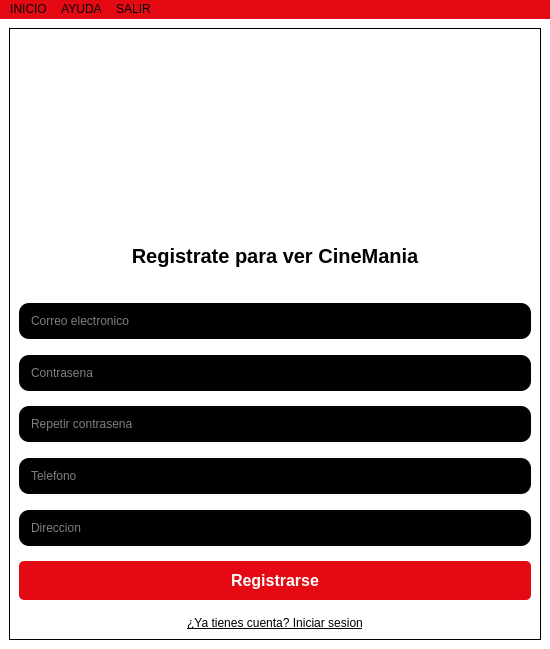
<?xml version="1.0" encoding="UTF-8"?>
<ui version="4.0">
 <class>MainWindow</class>
 <widget class="QMainWindow" name="MainWindow">
  <property name="geometry">
   <rect>
    <x>0</x>
    <y>0</y>
    <width>550</width>
    <height>649</height>
   </rect>
  </property>
  <property name="palette">
   <palette>
    <active>
     <colorrole role="WindowText">
      <brush brushstyle="SolidPattern">
       <color alpha="255">
        <red>0</red>
        <green>0</green>
        <blue>0</blue>
       </color>
      </brush>
     </colorrole>
     <colorrole role="Button">
      <brush brushstyle="SolidPattern">
       <color alpha="255">
        <red>255</red>
        <green>255</green>
        <blue>255</blue>
       </color>
      </brush>
     </colorrole>
     <colorrole role="Light">
      <brush brushstyle="SolidPattern">
       <color alpha="255">
        <red>255</red>
        <green>255</green>
        <blue>255</blue>
       </color>
      </brush>
     </colorrole>
     <colorrole role="Midlight">
      <brush brushstyle="SolidPattern">
       <color alpha="255">
        <red>255</red>
        <green>255</green>
        <blue>255</blue>
       </color>
      </brush>
     </colorrole>
     <colorrole role="Dark">
      <brush brushstyle="SolidPattern">
       <color alpha="255">
        <red>127</red>
        <green>127</green>
        <blue>127</blue>
       </color>
      </brush>
     </colorrole>
     <colorrole role="Mid">
      <brush brushstyle="SolidPattern">
       <color alpha="255">
        <red>170</red>
        <green>170</green>
        <blue>170</blue>
       </color>
      </brush>
     </colorrole>
     <colorrole role="Text">
      <brush brushstyle="SolidPattern">
       <color alpha="255">
        <red>0</red>
        <green>0</green>
        <blue>0</blue>
       </color>
      </brush>
     </colorrole>
     <colorrole role="BrightText">
      <brush brushstyle="SolidPattern">
       <color alpha="255">
        <red>255</red>
        <green>255</green>
        <blue>255</blue>
       </color>
      </brush>
     </colorrole>
     <colorrole role="ButtonText">
      <brush brushstyle="SolidPattern">
       <color alpha="255">
        <red>0</red>
        <green>0</green>
        <blue>0</blue>
       </color>
      </brush>
     </colorrole>
     <colorrole role="Base">
      <brush brushstyle="SolidPattern">
       <color alpha="255">
        <red>255</red>
        <green>255</green>
        <blue>255</blue>
       </color>
      </brush>
     </colorrole>
     <colorrole role="Window">
      <brush brushstyle="SolidPattern">
       <color alpha="255">
        <red>255</red>
        <green>255</green>
        <blue>255</blue>
       </color>
      </brush>
     </colorrole>
     <colorrole role="Shadow">
      <brush brushstyle="SolidPattern">
       <color alpha="255">
        <red>0</red>
        <green>0</green>
        <blue>0</blue>
       </color>
      </brush>
     </colorrole>
     <colorrole role="AlternateBase">
      <brush brushstyle="SolidPattern">
       <color alpha="255">
        <red>255</red>
        <green>255</green>
        <blue>255</blue>
       </color>
      </brush>
     </colorrole>
     <colorrole role="ToolTipBase">
      <brush brushstyle="SolidPattern">
       <color alpha="255">
        <red>255</red>
        <green>255</green>
        <blue>220</blue>
       </color>
      </brush>
     </colorrole>
     <colorrole role="ToolTipText">
      <brush brushstyle="SolidPattern">
       <color alpha="255">
        <red>0</red>
        <green>0</green>
        <blue>0</blue>
       </color>
      </brush>
     </colorrole>
     <colorrole role="PlaceholderText">
      <brush brushstyle="SolidPattern">
       <color alpha="127">
        <red>0</red>
        <green>0</green>
        <blue>0</blue>
       </color>
      </brush>
     </colorrole>
     <colorrole role="Accent">
      <brush brushstyle="SolidPattern">
       <color alpha="255">
        <red>255</red>
        <green>255</green>
        <blue>255</blue>
       </color>
      </brush>
     </colorrole>
    </active>
    <inactive>
     <colorrole role="WindowText">
      <brush brushstyle="SolidPattern">
       <color alpha="255">
        <red>0</red>
        <green>0</green>
        <blue>0</blue>
       </color>
      </brush>
     </colorrole>
     <colorrole role="Button">
      <brush brushstyle="SolidPattern">
       <color alpha="255">
        <red>255</red>
        <green>255</green>
        <blue>255</blue>
       </color>
      </brush>
     </colorrole>
     <colorrole role="Light">
      <brush brushstyle="SolidPattern">
       <color alpha="255">
        <red>255</red>
        <green>255</green>
        <blue>255</blue>
       </color>
      </brush>
     </colorrole>
     <colorrole role="Midlight">
      <brush brushstyle="SolidPattern">
       <color alpha="255">
        <red>255</red>
        <green>255</green>
        <blue>255</blue>
       </color>
      </brush>
     </colorrole>
     <colorrole role="Dark">
      <brush brushstyle="SolidPattern">
       <color alpha="255">
        <red>127</red>
        <green>127</green>
        <blue>127</blue>
       </color>
      </brush>
     </colorrole>
     <colorrole role="Mid">
      <brush brushstyle="SolidPattern">
       <color alpha="255">
        <red>170</red>
        <green>170</green>
        <blue>170</blue>
       </color>
      </brush>
     </colorrole>
     <colorrole role="Text">
      <brush brushstyle="SolidPattern">
       <color alpha="255">
        <red>0</red>
        <green>0</green>
        <blue>0</blue>
       </color>
      </brush>
     </colorrole>
     <colorrole role="BrightText">
      <brush brushstyle="SolidPattern">
       <color alpha="255">
        <red>255</red>
        <green>255</green>
        <blue>255</blue>
       </color>
      </brush>
     </colorrole>
     <colorrole role="ButtonText">
      <brush brushstyle="SolidPattern">
       <color alpha="255">
        <red>0</red>
        <green>0</green>
        <blue>0</blue>
       </color>
      </brush>
     </colorrole>
     <colorrole role="Base">
      <brush brushstyle="SolidPattern">
       <color alpha="255">
        <red>255</red>
        <green>255</green>
        <blue>255</blue>
       </color>
      </brush>
     </colorrole>
     <colorrole role="Window">
      <brush brushstyle="SolidPattern">
       <color alpha="255">
        <red>255</red>
        <green>255</green>
        <blue>255</blue>
       </color>
      </brush>
     </colorrole>
     <colorrole role="Shadow">
      <brush brushstyle="SolidPattern">
       <color alpha="255">
        <red>0</red>
        <green>0</green>
        <blue>0</blue>
       </color>
      </brush>
     </colorrole>
     <colorrole role="AlternateBase">
      <brush brushstyle="SolidPattern">
       <color alpha="255">
        <red>255</red>
        <green>255</green>
        <blue>255</blue>
       </color>
      </brush>
     </colorrole>
     <colorrole role="ToolTipBase">
      <brush brushstyle="SolidPattern">
       <color alpha="255">
        <red>255</red>
        <green>255</green>
        <blue>220</blue>
       </color>
      </brush>
     </colorrole>
     <colorrole role="ToolTipText">
      <brush brushstyle="SolidPattern">
       <color alpha="255">
        <red>0</red>
        <green>0</green>
        <blue>0</blue>
       </color>
      </brush>
     </colorrole>
     <colorrole role="PlaceholderText">
      <brush brushstyle="SolidPattern">
       <color alpha="127">
        <red>0</red>
        <green>0</green>
        <blue>0</blue>
       </color>
      </brush>
     </colorrole>
     <colorrole role="Accent">
      <brush brushstyle="SolidPattern">
       <color alpha="255">
        <red>255</red>
        <green>255</green>
        <blue>255</blue>
       </color>
      </brush>
     </colorrole>
    </inactive>
    <disabled>
     <colorrole role="WindowText">
      <brush brushstyle="SolidPattern">
       <color alpha="255">
        <red>127</red>
        <green>127</green>
        <blue>127</blue>
       </color>
      </brush>
     </colorrole>
     <colorrole role="Button">
      <brush brushstyle="SolidPattern">
       <color alpha="255">
        <red>255</red>
        <green>255</green>
        <blue>255</blue>
       </color>
      </brush>
     </colorrole>
     <colorrole role="Light">
      <brush brushstyle="SolidPattern">
       <color alpha="255">
        <red>255</red>
        <green>255</green>
        <blue>255</blue>
       </color>
      </brush>
     </colorrole>
     <colorrole role="Midlight">
      <brush brushstyle="SolidPattern">
       <color alpha="255">
        <red>255</red>
        <green>255</green>
        <blue>255</blue>
       </color>
      </brush>
     </colorrole>
     <colorrole role="Dark">
      <brush brushstyle="SolidPattern">
       <color alpha="255">
        <red>127</red>
        <green>127</green>
        <blue>127</blue>
       </color>
      </brush>
     </colorrole>
     <colorrole role="Mid">
      <brush brushstyle="SolidPattern">
       <color alpha="255">
        <red>170</red>
        <green>170</green>
        <blue>170</blue>
       </color>
      </brush>
     </colorrole>
     <colorrole role="Text">
      <brush brushstyle="SolidPattern">
       <color alpha="255">
        <red>127</red>
        <green>127</green>
        <blue>127</blue>
       </color>
      </brush>
     </colorrole>
     <colorrole role="BrightText">
      <brush brushstyle="SolidPattern">
       <color alpha="255">
        <red>255</red>
        <green>255</green>
        <blue>255</blue>
       </color>
      </brush>
     </colorrole>
     <colorrole role="ButtonText">
      <brush brushstyle="SolidPattern">
       <color alpha="255">
        <red>127</red>
        <green>127</green>
        <blue>127</blue>
       </color>
      </brush>
     </colorrole>
     <colorrole role="Base">
      <brush brushstyle="SolidPattern">
       <color alpha="255">
        <red>255</red>
        <green>255</green>
        <blue>255</blue>
       </color>
      </brush>
     </colorrole>
     <colorrole role="Window">
      <brush brushstyle="SolidPattern">
       <color alpha="255">
        <red>255</red>
        <green>255</green>
        <blue>255</blue>
       </color>
      </brush>
     </colorrole>
     <colorrole role="Shadow">
      <brush brushstyle="SolidPattern">
       <color alpha="255">
        <red>0</red>
        <green>0</green>
        <blue>0</blue>
       </color>
      </brush>
     </colorrole>
     <colorrole role="AlternateBase">
      <brush brushstyle="SolidPattern">
       <color alpha="255">
        <red>255</red>
        <green>255</green>
        <blue>255</blue>
       </color>
      </brush>
     </colorrole>
     <colorrole role="ToolTipBase">
      <brush brushstyle="SolidPattern">
       <color alpha="255">
        <red>255</red>
        <green>255</green>
        <blue>220</blue>
       </color>
      </brush>
     </colorrole>
     <colorrole role="ToolTipText">
      <brush brushstyle="SolidPattern">
       <color alpha="255">
        <red>0</red>
        <green>0</green>
        <blue>0</blue>
       </color>
      </brush>
     </colorrole>
     <colorrole role="PlaceholderText">
      <brush brushstyle="SolidPattern">
       <color alpha="127">
        <red>127</red>
        <green>127</green>
        <blue>127</blue>
       </color>
      </brush>
     </colorrole>
     <colorrole role="Accent">
      <brush brushstyle="SolidPattern">
       <color alpha="255">
        <red>255</red>
        <green>255</green>
        <blue>255</blue>
       </color>
      </brush>
     </colorrole>
    </disabled>
   </palette>
  </property>
  <property name="windowTitle">
   <string>Registro</string>
  </property>
  <property name="styleSheet">
   <string notr="true"/>
  </property>
  <widget class="QWidget" name="centralWidget">
   <property name="styleSheet">
    <string notr="true">QWidget#centralWidget {
    background-image: url('C:/Users/Dani/Desktop/DAM/Interfaces/Qt/CineMania/wallpape.webp');
    background-repeat: no-repeat;
    background-position: center;
    background-attachment: fixed; 
    background-size: cover;
}

QFrame, QLineEdit, QPushButton {
    background-color: transparent;  /* Hace que los widgets internos sean transparentes y no muestren la imagen */
}</string>
   </property>
   <layout class="QVBoxLayout" name="verticalLayout">
    <item>
     <spacer name="muelle">
      <property name="orientation">
       <enum>Qt::Orientation::Vertical</enum>
      </property>
      <property name="sizeHint" stdset="0">
       <size>
        <width>20</width>
        <height>20</height>
       </size>
      </property>
     </spacer>
    </item>
    <item alignment="">
     <widget class="QFrame" name="frame">
      <property name="styleSheet">
       <string notr="true">background-color: qlineargradient(spread:pad, x1:0, y1:0, x2:1, y2:1, stop:0 rgba(255, 255, 255, 27), stop:1 rgba(255, 255, 255, 255));</string>
      </property>
      <property name="frameShape">
       <enum>QFrame::Shape::StyledPanel</enum>
      </property>
      <property name="frameShadow">
       <enum>QFrame::Shadow::Raised</enum>
      </property>
      <layout class="QVBoxLayout" name="verticalLayout_2">
       <item alignment="">
        <widget class="QLabel" name="Logo">
         <property name="sizePolicy">
          <sizepolicy hsizetype="Fixed" vsizetype="Fixed">
           <horstretch>0</horstretch>
           <verstretch>0</verstretch>
          </sizepolicy>
         </property>
         <property name="minimumSize">
          <size>
           <width>200</width>
           <height>200</height>
          </size>
         </property>
         <property name="maximumSize">
          <size>
           <width>200</width>
           <height>200</height>
          </size>
         </property>
         <property name="layoutDirection">
          <enum>Qt::LayoutDirection::LeftToRight</enum>
         </property>
         <property name="styleSheet">
          <string notr="true">background-color: rgba(255, 255, 255, 0);</string>
         </property>
         <property name="text">
          <string/>
         </property>
         <property name="pixmap">
          <pixmap>Logo_Cinemania.svg</pixmap>
         </property>
         <property name="scaledContents">
          <bool>true</bool>
         </property>
         <property name="alignment">
          <set>Qt::AlignmentFlag::AlignCenter</set>
         </property>
        </widget>
       </item>
       <item>
        <widget class="QLabel" name="labelTitulo">
         <property name="styleSheet">
          <string notr="true">color: black; font-size: 20px; font-weight: bold;
background-color: rgba(255, 255, 255, 0);</string>
         </property>
         <property name="text">
          <string>Registrate para ver CineMania</string>
         </property>
         <property name="alignment">
          <set>Qt::AlignmentFlag::AlignCenter</set>
         </property>
        </widget>
       </item>
       <item>
        <spacer name="muelleV2">
         <property name="orientation">
          <enum>Qt::Orientation::Vertical</enum>
         </property>
         <property name="sizeHint" stdset="0">
          <size>
           <width>20</width>
           <height>30</height>
          </size>
         </property>
        </spacer>
       </item>
       <item>
        <spacer name="muelleV3">
         <property name="orientation">
          <enum>Qt::Orientation::Vertical</enum>
         </property>
         <property name="sizeHint" stdset="0">
          <size>
           <width>20</width>
           <height>20</height>
          </size>
         </property>
        </spacer>
       </item>
       <item>
        <widget class="QLineEdit" name="lineEmail">
         <property name="styleSheet">
          <string notr="true">border-radius: 10px; color: white; padding: 10px;
background-color: rgb(0, 0, 0);
</string>
         </property>
         <property name="placeholderText">
          <string>Correo electronico</string>
         </property>
        </widget>
       </item>
       <item>
        <spacer name="muelleV6">
         <property name="orientation">
          <enum>Qt::Orientation::Vertical</enum>
         </property>
         <property name="sizeHint" stdset="0">
          <size>
           <width>20</width>
           <height>20</height>
          </size>
         </property>
        </spacer>
       </item>
       <item>
        <widget class="QLineEdit" name="linecontra">
         <property name="font">
          <font>
           <bold>false</bold>
          </font>
         </property>
         <property name="styleSheet">
          <string notr="true">border-radius: 10px; color: white; padding: 10px;
background-color: rgb(0, 0, 0);
</string>
         </property>
         <property name="echoMode">
          <enum>QLineEdit::EchoMode::Password</enum>
         </property>
         <property name="placeholderText">
          <string>Contrasena</string>
         </property>
        </widget>
       </item>
       <item>
        <spacer name="muelleV8">
         <property name="orientation">
          <enum>Qt::Orientation::Vertical</enum>
         </property>
         <property name="sizeHint" stdset="0">
          <size>
           <width>20</width>
           <height>20</height>
          </size>
         </property>
        </spacer>
       </item>
       <item>
        <widget class="QLineEdit" name="lineRepetirContra">
         <property name="styleSheet">
          <string notr="true">border-radius: 10px; color: white; padding: 10px;
background-color: rgb(0, 0, 0);
</string>
         </property>
         <property name="echoMode">
          <enum>QLineEdit::EchoMode::Password</enum>
         </property>
         <property name="placeholderText">
          <string>Repetir contrasena</string>
         </property>
        </widget>
       </item>
       <item>
        <spacer name="muelleV5">
         <property name="orientation">
          <enum>Qt::Orientation::Vertical</enum>
         </property>
         <property name="sizeHint" stdset="0">
          <size>
           <width>20</width>
           <height>20</height>
          </size>
         </property>
        </spacer>
       </item>
       <item>
        <widget class="QLineEdit" name="lineTlf">
         <property name="styleSheet">
          <string notr="true">border-radius: 10px; color: white; padding: 10px;
background-color: rgb(0, 0, 0);
</string>
         </property>
         <property name="placeholderText">
          <string>Telefono</string>
         </property>
        </widget>
       </item>
       <item>
        <spacer name="muelleV4">
         <property name="orientation">
          <enum>Qt::Orientation::Vertical</enum>
         </property>
         <property name="sizeHint" stdset="0">
          <size>
           <width>20</width>
           <height>20</height>
          </size>
         </property>
        </spacer>
       </item>
       <item>
        <widget class="QLineEdit" name="lineDireccion">
         <property name="styleSheet">
          <string notr="true">border-radius: 10px; color: white; padding: 10px;
background-color: rgb(0, 0, 0);
</string>
         </property>
         <property name="placeholderText">
          <string>Direccion</string>
         </property>
        </widget>
       </item>
       <item>
        <spacer name="muelleV7">
         <property name="orientation">
          <enum>Qt::Orientation::Vertical</enum>
         </property>
         <property name="sizeHint" stdset="0">
          <size>
           <width>20</width>
           <height>20</height>
          </size>
         </property>
        </spacer>
       </item>
       <item>
        <widget class="QPushButton" name="BotonRegistrarse">
         <property name="font">
          <font>
           <pointsize>-1</pointsize>
           <bold>true</bold>
          </font>
         </property>
         <property name="styleSheet">
          <string notr="true">background-color: #e50914; border: none;
border-radius: 5px; color: white; font-size: 16px; padding: 10px;</string>
         </property>
         <property name="text">
          <string>Registrarse</string>
         </property>
        </widget>
       </item>
       <item>
        <spacer name="muelleV1">
         <property name="orientation">
          <enum>Qt::Orientation::Vertical</enum>
         </property>
         <property name="sizeHint" stdset="0">
          <size>
           <width>20</width>
           <height>20</height>
          </size>
         </property>
        </spacer>
       </item>
       <item>
        <widget class="QLabel" name="labelIniciarSesion">
         <property name="font">
          <font>
           <underline>true</underline>
          </font>
         </property>
         <property name="styleSheet">
          <string notr="true">
background-color: rgba(255, 255, 255, 0);</string>
         </property>
         <property name="text">
          <string>&lt;a href=''&gt;¿Ya tienes cuenta? Iniciar sesion&lt;/a&gt;</string>
         </property>
         <property name="alignment">
          <set>Qt::AlignmentFlag::AlignCenter</set>
         </property>
        </widget>
       </item>
      </layout>
     </widget>
    </item>
    <item>
     <spacer name="muelleAbajo">
      <property name="orientation">
       <enum>Qt::Orientation::Vertical</enum>
      </property>
      <property name="sizeHint" stdset="0">
       <size>
        <width>20</width>
        <height>20</height>
       </size>
      </property>
     </spacer>
    </item>
    <item>
     <spacer name="verticalSpacerBottom">
      <property name="orientation">
       <enum>Qt::Orientation::Vertical</enum>
      </property>
      <property name="sizeHint" stdset="0">
       <size>
        <width>20</width>
        <height>20</height>
       </size>
      </property>
     </spacer>
    </item>
   </layout>
  </widget>
  <widget class="QMenuBar" name="menuBar">
   <property name="geometry">
    <rect>
     <x>0</x>
     <y>0</y>
     <width>550</width>
     <height>22</height>
    </rect>
   </property>
   <property name="styleSheet">
    <string notr="true">background-color: rgb(229, 9, 20);</string>
   </property>
   <widget class="QMenu" name="menuAYUDA">
    <property name="title">
     <string>AYUDA</string>
    </property>
   </widget>
   <widget class="QMenu" name="menuINICIO">
    <property name="title">
     <string>INICIO</string>
    </property>
   </widget>
   <widget class="QMenu" name="menuSALIR">
    <property name="title">
     <string>SALIR</string>
    </property>
   </widget>
   <addaction name="menuINICIO"/>
   <addaction name="menuAYUDA"/>
   <addaction name="menuSALIR"/>
  </widget>
 </widget>
 <resources/>
 <connections/>
</ui>
